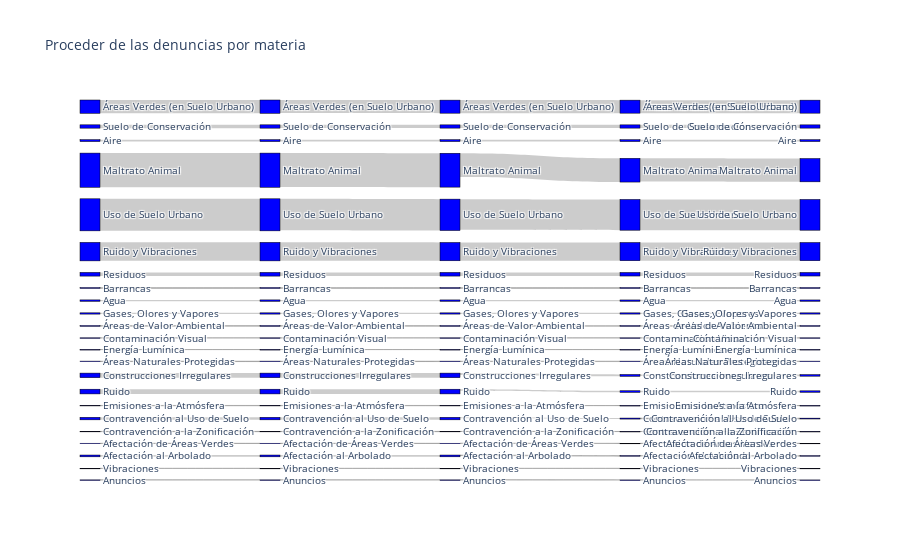

Notebook cell for this chart:
### Code cell
areas = ['Áreas Verdes (en Suelo Urbano)', 'Suelo de Conservación', 'Aire',
       'Maltrato Animal', 'Uso de Suelo Urbano', 'Ruido y Vibraciones',
       'Residuos', 'Barrancas', 'Agua', 'Gases, Olores y Vapores',
       'Áreas de Valor Ambiental', 'Contaminación Visual',
       'Energía Lumínica', 'Áreas Naturales Protegidas',
       'Construcciones Irregulares', 'Ruido', 'Emisiones a la Atmósfera',
       'Contravención al Uso de Suelo', 'Contravención a la Zonificación',
       'Afectación de Áreas Verdes', 'Afectación al Arbolado',
       'Vibraciones', 'Anuncios']

estados = ['Presentadas', 'Admitidas', 'En investigación', 'Concluidas']

#etiquetas para crear nodos en el Sankey
areas_turno = []
areas_admision = []
areas_investigacion = []
areas_conclusion = []

for v in areas:

  areas_turno.append(v)
  areas_admision.append(v)
  areas_investigacion.append(v)
  areas_conclusion.append(v)

indices = []
values = []
cu_data = []

#Indices de todos los nodos
for i in range(0,115):
  indices.append(i)


#Se restan las denuncias que no procedieron en algún momento

for a in areas:
  values.append(df[df['materia']==a].shape[0])

for a in areas:
  values.append(df[df['materia']==a].shape[0] - df[(df['materia']==a) & (df['estatus']=='No admitida')].shape[0] - df[(df['materia']==a) & (df['estatus']=='No presentada')].shape[0])

for a in areas:
  values.append(df[df['materia']==a].shape[0] - df[(df['materia']==a) & (df['estatus']=='No admitida')].shape[0] - df[(df['materia']==a) & (df['estatus']=='No presentada')].shape[0] - df[(df['materia']==a) & (df['estatus']=='En investigación')].shape[0])

for a in areas:
  values.append(df[(df['materia']==a) & (df['estatus']=='Concluida')].shape[0])




#Se genera el Sankey
fig2 = go.Figure(data=[go.Sankey(
    node = dict(
      pad = 15,
      thickness = 20,
      line = dict(color = "black", width = 0.5),
      label = areas + areas_turno + areas_admision + areas_investigacion + areas_conclusion,
      color = "blue"
    ),
    link = dict(
      source = indices, 
      target = indices[23:46] + indices[46:69] + indices[69:92] + indices[92:],
      value = values,

  ))])

fig2.update_layout(title_text="Proceder de las denuncias por materia", font_size=10)
fig2.show()

### Figure 1 — Plotly figure (JSON) as saved in the notebook; plotly's stock layout.template omitted (floating-point values rounded to 4 significant figures)
{"data": [{"link": {"source": [0, 1, 2, 3, 4, 5, 6, 7, 8, 9, 10, 11, 12, 13, 14, 15, 16, 17, 18, 19, 20, 21, 22, 23, 24, 25, 26, 27, 28, 29, 30, 31, 32, 33, 34, 35, 36, 37, 38, 39, 40, 41, 42, 43, 44, 45, 46, 47, 48, 49, 50, 51, 52, 53, 54, 55, 56, 57, 58, 59, 60, 61, 62, 63, 64, 65, 66, 67, 68, 69, 70, 71, 72, 73, 74, 75, 76, 77, 78, 79, 80, 81, 82, 83, 84, 85, 86, 87, 88, 89, 90, 91, 92, 93, 94, 95, 96, 97, 98, 99, 100, 101, 102, 103, 104, 105, 106, 107, 108, 109, 110, 111, 112, 113, 114], "target": [23, 24, 25, 26, 27, 28, 29, 30, 31, 32, 33, 34, 35, 36, 37, 38, 39, 40, 41, 42, 43, 44, 45, 46, 47, 48, 49, 50, 51, 52, 53, 54, 55, 56, 57, 58, 59, 60, 61, 62, 63, 64, 65, 66, 67, 68, 69, 70, 71, 72, 73, 74, 75, 76, 77, 78, 79, 80, 81, 82, 83, 84, 85, 86, 87, 88, 89, 90, 91, 92, 93, 94, 95, 96, 97, 98, 99, 100, 101, 102, 103, 104, 105, 106, 107, 108, 109, 110, 111, 112, 113, 114], "value": [6066, 1516, 868, 15581, 14605, 8432, 1691, 352, 647, 577, 308, 109, 18, 213, 2090, 2146, 165, 1151, 167, 131, 815, 11, 57, 5953, 1484, 854, 15439, 14309, 8347, 1668, 350, 627, 561, 298, 108, 18, 204, 2089, 2137, 163, 1144, 167, 127, 804, 11, 57, 5933, 1483, 854, 10822, 14011, 8305, 1630, 349, 608, 560, 297, 104, 14, 203, 842, 736, 54, 461, 63, 59, 255, 4, 15, 5933, 1483, 854, 10616, 14011, 8305, 1629, 349, 606, 560, 297, 103, 14, 203, 718, 662, 51, 394, 56, 56, 196, 4, 11]}, "node": {"color": "blue", "label": ["Áreas Verdes (en Suelo Urbano)", "Suelo de Conservación", "Aire", "Maltrato Animal", "Uso de Suelo Urbano", "Ruido y Vibraciones", "Residuos", "Barrancas", "Agua", "Gases, Olores y Vapores", "Áreas de Valor Ambiental", "Contaminación Visual", "Energía Lumínica", "Áreas Naturales Protegidas", "Construcciones Irregulares", "Ruido", "Emisiones a la Atmósfera", "Contravención al Uso de Suelo", "Contravención a la Zonificación", "Afectación de Áreas Verdes", "Afectación al Arbolado", "Vibraciones", "Anuncios", "Áreas Verdes (en Suelo Urbano)", "Suelo de Conservación", "Aire", "Maltrato Animal", "Uso de Suelo Urbano", "Ruido y Vibraciones", "Residuos", "Barrancas", "Agua", "Gases, Olores y Vapores", "Áreas de Valor Ambiental", "Contaminación Visual", "Energía Lumínica", "Áreas Naturales Protegidas", "Construcciones Irregulares", "Ruido", "Emisiones a la Atmósfera", "Contravención al Uso de Suelo", "Contravención a la Zonificación", "Afectación de Áreas Verdes", "Afectación al Arbolado", "Vibraciones", "Anuncios", "Áreas Verdes (en Suelo Urbano)", "Suelo de Conservación", "Aire", "Maltrato Animal", "Uso de Suelo Urbano", "Ruido y Vibraciones", "Residuos", "Barrancas", "Agua", "Gases, Olores y Vapores", "Áreas de Valor Ambiental", "Contaminación Visual", "Energía Lumínica", "Áreas Naturales Protegidas", "Construcciones Irregulares", "Ruido", "Emisiones a la Atmósfera", "Contravención al Uso de Suelo", "Contravención a la Zonificación", "Afectación de Áreas Verdes", "Afectación al Arbolado", "Vibraciones", "Anuncios", "Áreas Verdes (en Suelo Urbano)", "Suelo de Conservación", "Aire", "Maltrato Animal", "Uso de Suelo Urbano", "Ruido y Vibraciones", "Residuos", "Barrancas", "Agua", "Gases, Olores y Vapores", "Áreas de Valor Ambiental", "Contaminación Visual", "Energía Lumínica", "Áreas Naturales Protegidas", "Construcciones Irregulares", "Ruido", "Emisiones a la Atmósfera", "Contravención al Uso de Suelo", "Contravención a la Zonificación", "Afectación de Áreas Verdes", "Afectación al Arbolado", "Vibraciones", "Anuncios", "Áreas Verdes (en Suelo Urbano)", "Suelo de Conservación", "Aire", "Maltrato Animal", "Uso de Suelo Urbano", "Ruido y Vibraciones", "Residuos", "Barrancas", "Agua", "Gases, Olores y Vapores", "Áreas de Valor Ambiental", "Contaminación Visual", "Energía Lumínica", "Áreas Naturales Protegidas", "Construcciones Irregulares", "Ruido", "Emisiones a la Atmósfera", "Contravención al Uso de Suelo", "Contravención a la Zonificación", "Afectación de Áreas Verdes", "Afectación al Arbolado", "Vibraciones", "Anuncios"], "line": {"color": "black", "width": 0.5}, "pad": 15, "thickness": 20}, "type": "sankey"}], "layout": {"font": {"size": 10}, "title": {"text": "Proceder de las denuncias por materia"}}}
